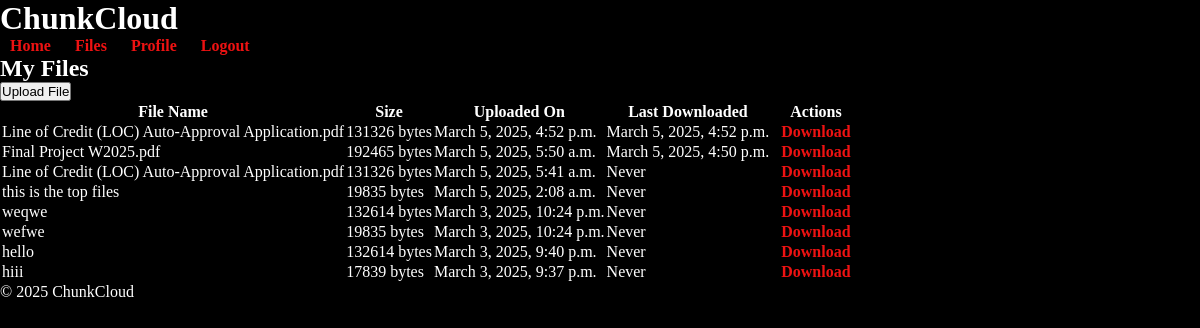
The page /files/ (signed in) on the database as committed earlier.
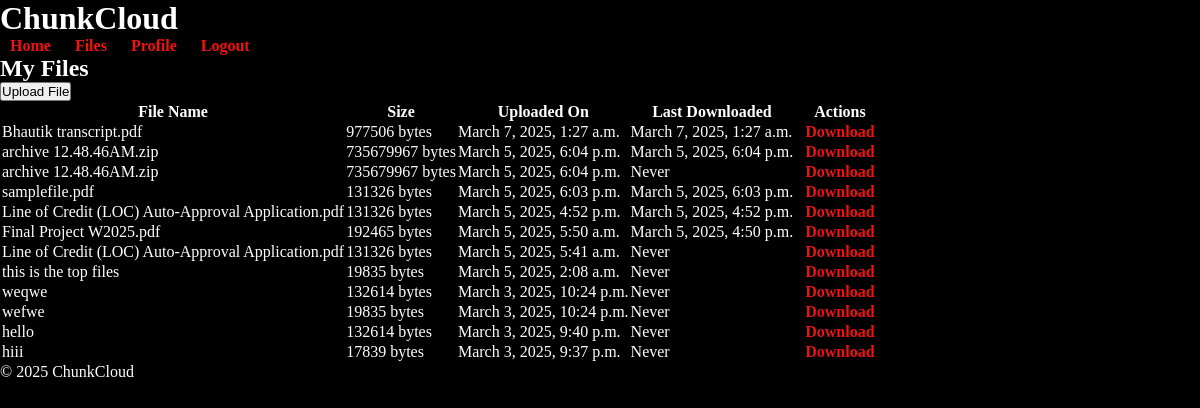
The same page on the database as committed later.
### storage_app/models.py (models this page shows, shortened)
class FileMetadata(models.Model):
    user = models.ForeignKey(User, on_delete=models.CASCADE, related_name="files")
    file_id = models.CharField(max_length=100, unique=True, default=generate_file_id)
    file_name = models.CharField(max_length=255)  # This will store filename with extension
    file_url = models.URLField(max_length=500, null=True)    # Add this field
    description = models.TextField(blank=True, null=True)
    file_size = models.PositiveBigIntegerField()
    uploaded_at = models.DateTimeField(auto_now_add=True)
    last_downloaded_at = models.DateTimeField(blank=True, null=True)

### storage_app/views.py (the view)
# urls.py: path('files/', views.files_view, name='files'),
@login_required(login_url='login')
def files_view(request):
    user_files = FileMetadata.objects.filter(user=request.user).order_by("-uploaded_at")
    if request.method == 'POST':
        form = FileUploadForm(request.POST, request.FILES)
        if form.is_valid():
            try:
                uploaded_file = request.FILES['file']
                file_size = uploaded_file.size
                original_filename = uploaded_file.name
                file_extension = os.path.splitext(original_filename)[1]
                file_id = generate_file_id()
                file_url = upload_file(uploaded_file, file_id)
                metadata = form.save(commit=False)
                metadata.user = request.user
                metadata.file_id = file_id
                metadata.file_size = file_size
                metadata.file_url = file_url
                metadata.file_name = f"{original_filename}"
                metadata.save()
                messages.success(request, "File uploaded successfully!")
                return redirect('files')
            except Exception as e:
                messages.error(request, f"Error uploading file: {str(e)}")
        else:
            messages.error(request, "Form validation failed")
    else:
        form = FileUploadForm()
    return render(request, "files.html", {
        "files": user_files,
        "form": form
    })

### storage_app/models.py (called while the page is built)
def generate_file_id():
    return f"{uuid.uuid4().hex}_{int(now().timestamp())}"

### storage_app/templates/files.html (shortened to what this page needs)
{% extends "index.html" %}
{% load static %}
{% block content %}
<div class="files-container">
    <h2>My Files</h2>
    <button id="upload-btn">Upload File</button>
    {% if files %}
        <table>
            <thead>
                <tr>
                    <th>File Name</th>
                    <th>Size</th>
                    <th>Uploaded On</th>
                    <th>Last Downloaded</th>
                    <th>Actions</th>
                </tr>
            </thead>
            <tbody>
                {% for file in files %}
                <tr>
                    <td>{{ file.file_name }}</td>
                    <td>{{ file.file_size }} bytes</td>
                    <td>{{ file.uploaded_at|date:"F j, Y, g:i a" }}</td>
                    <td>
                        {% if file.last_downloaded_at %}
                            {{ file.last_downloaded_at|date:"F j, Y, g:i a" }}
                        {% else %}
                            Never
                        {% endif %}
                    </td>
                    <td>
                        <a href="{% url 'download_file' file_id=file.file_id %}" class="btn" download>Download</a>
                    </td>
                </tr>
                {% endfor %}
            </tbody>
        </table>
    {% else %}
        <p>No files to show.</p>
    {% endif %}
</div>
{% endblock %}

### storage_app/templates/index.html (shortened to what this page needs)
{% load static %}
<!DOCTYPE html>
<html lang="en">
<head>
    <link rel="stylesheet" href="{% static '/css/style.css' %}">
</head>
<body>
    <header>
        <h1>ChunkCloud</h1>
        <nav>
            <a href="{% url 'index' %}">Home</a>
            <a href="{% url 'files' %}">Files</a>
            {% if user.is_authenticated %}
                <a href="{% url 'profile' %}">Profile</a>
                <a href="{% url 'logout' %}">Logout</a>
            {% else %}
                <a href="{% url 'login' %}">Login</a>
                <a href="{% url 'register' %}">Register</a>
            {% endif %}
        </nav>
    </header>
    <main>
        {% block content %}
        {% endblock %}
    </main>
    <footer>
        <p>&copy; 2025 ChunkCloud</p>
    </footer>
</body>
</html>

### storage_app/static/css/style.css (style rules this page uses)
* { margin: 0; padding: 0; }
body { color: white; background-color: black; }
a { color: rgb(238, 18, 18); text-decoration: none; font-weight: bold; padding: 0px 10px; }

Rows that differ between the two databases and show on the page:
added FileMetadata: file_name "Bhautik transcript.pdf", file_size "977506", uploaded_at "March 7, 2025, 1:27 a.m.", last_downloaded_at "March 7, 2025, 1:27 a.m."
added FileMetadata: file_name "archive 12.48.46AM.zip", file_size "735679967", uploaded_at "March 5, 2025, 6:04 p.m.", last_downloaded_at "March 5, 2025, 6:04 p.m."
added FileMetadata: file_name "archive 12.48.46AM.zip", file_size "735679967", uploaded_at "March 5, 2025, 6:04 p.m.", shows "Never"
added FileMetadata: file_name "samplefile.pdf", file_size "131326", uploaded_at "March 5, 2025, 6:03 p.m.", last_downloaded_at "March 5, 2025, 6:03 p.m."
